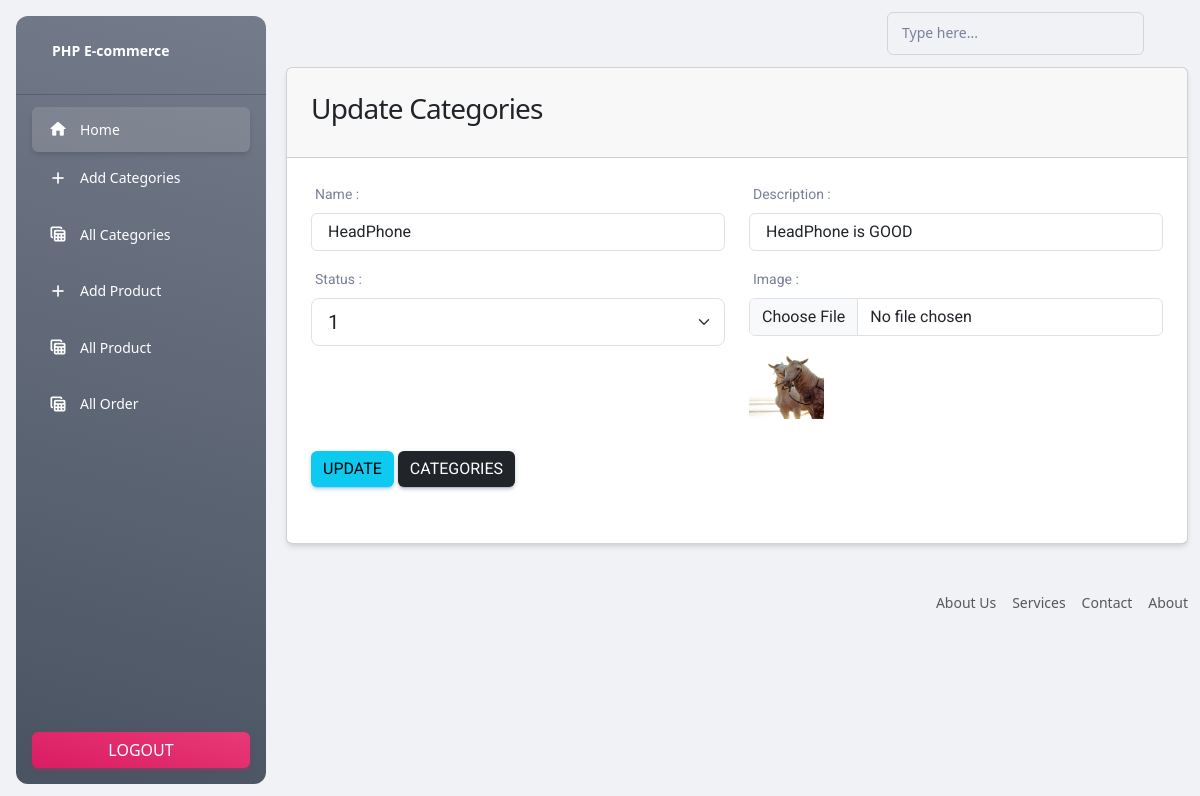
The page /E-commerce/Admin/edit.php?id=4 (signed in) on the database its author committed.
### tables this page shows
CREATE TABLE `categories` (
  `id` bigint(20) NOT NULL,
  `title` varchar(50) NOT NULL,
  `desc` varchar(255) NOT NULL,
  `status` int(11) DEFAULT 0,
  `image` varchar(255) NOT NULL
);

### E-commerce/Admin/edit.php (the view, shortened to what this page needs)
<?php
include_once("./pages/header.php");
if (isset($_GET["id"])) {
    $sql = "SELECT * FROM `categories`";
    $result = mysqli_query($conn, $sql);
    $categories = mysqli_fetch_all($result, MYSQLI_ASSOC);
    foreach ($categories as $key => $item) {
        if ($categories[$key]["id"] == $_GET["id"]) {
            $myArr = $categories[$key];
        }
    }
} else {
    $_SESSION["not_found"] = "Page Not Found";
    echo "<a href='./displayCategories.php' class='btn btn-primary'>Go Back</a>";
    die;
}
?>
<div class="container">
    <form action="./controller/UpdateController.php?id=<?= $myArr["id"] ?>" method="POST" enctype="multipart/form-data">
        <div class="row">
            <div class="col-md-12">
                <div class="card">
                    <div class="card-header">
                        <h3>Update Categories</h3>
                    </div>
                    <div class="card-body">
                        <div class="row">
                            <div class="col-md-6">
                                <div class="mb-3">
                                    <label for="title" class="form-label">Name : </label>
                                    <input type="text" class="form-control border px-3" id="title"
                                        placeholder="Enter Name" name="title" value="<?= $myArr["title"] ?>">
                                </div>
                            </div>
                            <div class="col-md-6">
                                <div class="mb-3">
                                    <label for="desc" class="form-label">Description : </label>
                                    <input type="text" class="form-control border px-3" id="desc"
                                        placeholder="Enter Description" name="desc" value="<?= $myArr["desc"] ?>">
                                </div>
                            </div>
                            <div class="col-md-6">
                                <div class="mb-3">
                                    <label for="status" class="form-label">Status : </label>
                                    <select class="form-select form-select-lg mb-3 border px-3"
                                        aria-label="Large select example" name="status" id="status">
                                        <?php
                                        echo $myArr["status"] == 0 ?
                                            "<option selected value='0'>0</option><option  value='1'>1</option>"
                                            : "<option value='0'>0</option><option selected value='1'>1</option>";
                                        ?>
                                    </select>
                                </div>
                            </div>
                            <div class="col-md-6">
                                <div class="mb-3">
                                    <div class="mb-3">
                                        <label for="img" class="form-label">Image : </label>
                                        <input class="form-control border" type="file" id="img" name="image">
                                        <img src="img/<?= $myArr['image'] ?>" width="75" height="75" class="mt-2"
                                            alt="">
                                    </div>
                                </div>
                            </div>
                            <div class="col-md-6">
                                <div class="my-3">
                                    <div class="mb-3">
                                        <button type="submit" class="btn btn-info">Update</button>
                                        <a href="./displayCategories.php" class="btn btn-dark ">Categories</a>
                                    </div>
                                </div>
                            </div>
                        </div>
                    </div>
                </div>
            </div>
        </div>
    </form>
</div>
<?php
include_once("./pages/footer.php");
?>

### rows shown on the page
categories: title "HeadPhone", desc "HeadPhone is GOOD", status "1", image (picture)
